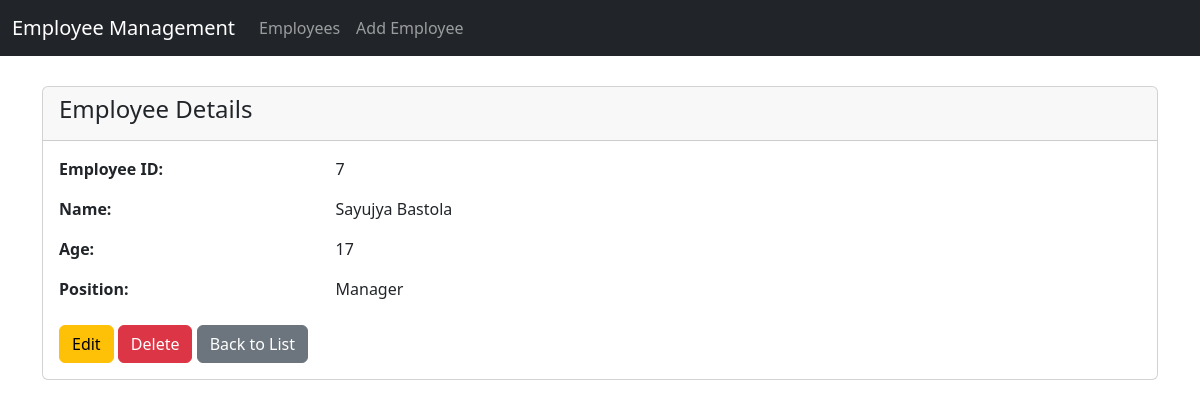
The page /data/7 on the database as committed earlier.
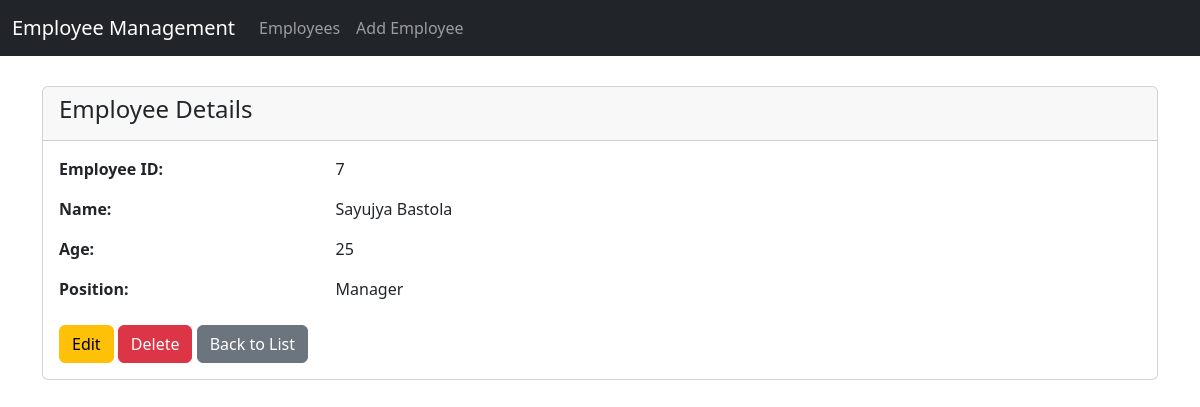
The same page on the database as committed later.
### models.py (models this page shows)
class EmployeeModel(db.Model):
    __tablename__ = "table"
    id = db.Column(db.Integer, primary_key=True)
    employee_id = db.Column(db.Integer(), unique=True)
    name = db.Column(db.String())
    age = db.Column(db.Integer())
    position = db.Column(db.String(80))

### app.py (the view)
@app.route('/data/<int:id>')
def RetrieveEmployee(id):
    employee = EmployeeModel.query.filter_by(employee_id=id).first()
    if employee:
        return render_template('data.html', employee=employee)
    return f"Employee with id = {id} Doesn't exist"

### templates/data.html
{% extends 'base.html' %} {% block title %}Employee Details{% endblock %} {%
block content %}
<div class="card">
  <div class="card-header">
    <h4>Employee Details</h4>
  </div>
  <div class="card-body">
    <div class="row mb-3">
      <div class="col-md-3 fw-bold">Employee ID:</div>
      <div class="col-md-9">{{ employee.employee_id }}</div>
    </div>
    <div class="row mb-3">
      <div class="col-md-3 fw-bold">Name:</div>
      <div class="col-md-9">{{ employee.name }}</div>
    </div>
    <div class="row mb-3">
      <div class="col-md-3 fw-bold">Age:</div>
      <div class="col-md-9">{{ employee.age }}</div>
    </div>
    <div class="row mb-3">
      <div class="col-md-3 fw-bold">Position:</div>
      <div class="col-md-9">{{ employee.position }}</div>
    </div>
    <div class="mt-4">
      <a href="/data/{{ employee.employee_id }}/update" class="btn btn-warning"
        >Edit</a
      >
      <a href="/data/{{ employee.employee_id }}/delete" class="btn btn-danger"
        >Delete</a
      >
      <a href="/data" class="btn btn-secondary">Back to List</a>
    </div>
  </div>
</div>
{% endblock %}

Rows that differ between the two databases and show on the page:
removed EmployeeModel: employee_id "7", name "Sayujya Bastola", age "17", position "Manager"
added EmployeeModel: employee_id "7", name "Sayujya Bastola", age "25", position "Manager"
